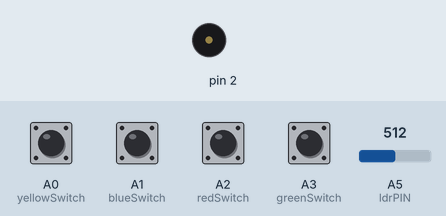
The sketch below on a simulated Arduino Uno, built with avr-gcc and run on an emulated ATmega328P. Parts: buzzer (waves = sounding). The test bench sets the inputs (shaded band); at power-on: A0 (yellowSwitch), A1 (blueSwitch), A2 (redSwitch), A3 (greenSwitch) LOW, A5 (ldrPIN) = 512.

Above: at 1.2 s.
1.3 s: A0 (yellowSwitch) pulled HIGH for 0.15 s
At 1.37 s:
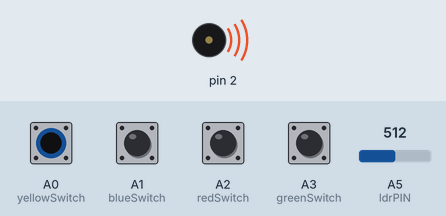
Timing chart, 0 to 4.3 s (numbered marks = the images above; inputs shaded):
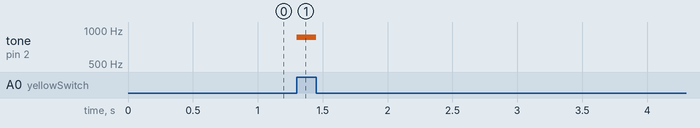

Measured:
- after the input at 1.3 s, tone on pin 2: silent → 859 Hz at once, → silent 0.15 s later

The sketch:

April6_Instrument.ino
```cpp
/*
Assignment 7: Musical Instrument
 Intro to IM
 Due: Tuesday April 6
 Written by Ariya Chaloemtoem
 */

// declaring the input variables
//const int potPIN = A5; // the potentiometer
const int ldrPIN = A5;
const int greenSwitch = A3; // the green switch (default note G)
const int redSwitch = A2;  // the red switch (default note D)
const int blueSwitch = A1;  // the blue switch (default note A)
const int yellowSwitch = A0;  // the yellow switch (default note E)

// Defining note frequencies (took inspiration from notes on the violin)
int NOTE_G4 = 196;
int NOTE_D4 = 294;
int NOTE_A4 = 440;
int NOTE_E5 = 659;

// notes to play, corresponding to the 4 switches:
int notes[] = {
  NOTE_G4, NOTE_D4, NOTE_A4, NOTE_E5
};

void setup() {
  // setting the photoresistor and all the switches as inputs
  pinMode(ldrPIN, INPUT);
  pinMode(greenSwitch, INPUT);
  pinMode(redSwitch, INPUT);
  pinMode(blueSwitch, INPUT);
  pinMode(yellowSwitch, INPUT);
}

void loop() {
  int ldrValue = analogRead(ldrPIN);  // reading input from the photoresistor
  int toneChange = map(ldrValue, 0, 1023, 400, 0);  // mapping the value

  // reading the value from the pin specified by each switch
  int switch1Position = digitalRead(greenSwitch);
  int switch2Position = digitalRead(redSwitch);
  int switch3Position = digitalRead(blueSwitch);
  int switch4Position = digitalRead(yellowSwitch);

  // play note depending on switch
  // changes pitch depending on value mapped from the photoresistor
  if (switch1Position == HIGH){
    tone(2, notes[0] + toneChange);
  } else if (switch2Position == HIGH){
    tone(2, notes[1] + toneChange);
  } else if (switch3Position == HIGH){
    tone(2, notes[2] + toneChange);
  } else if (switch4Position == HIGH){
    tone(2, notes[3] + toneChange);
  } else {
    noTone(2);  // don't play if nothing is pressed
  }
}
```
